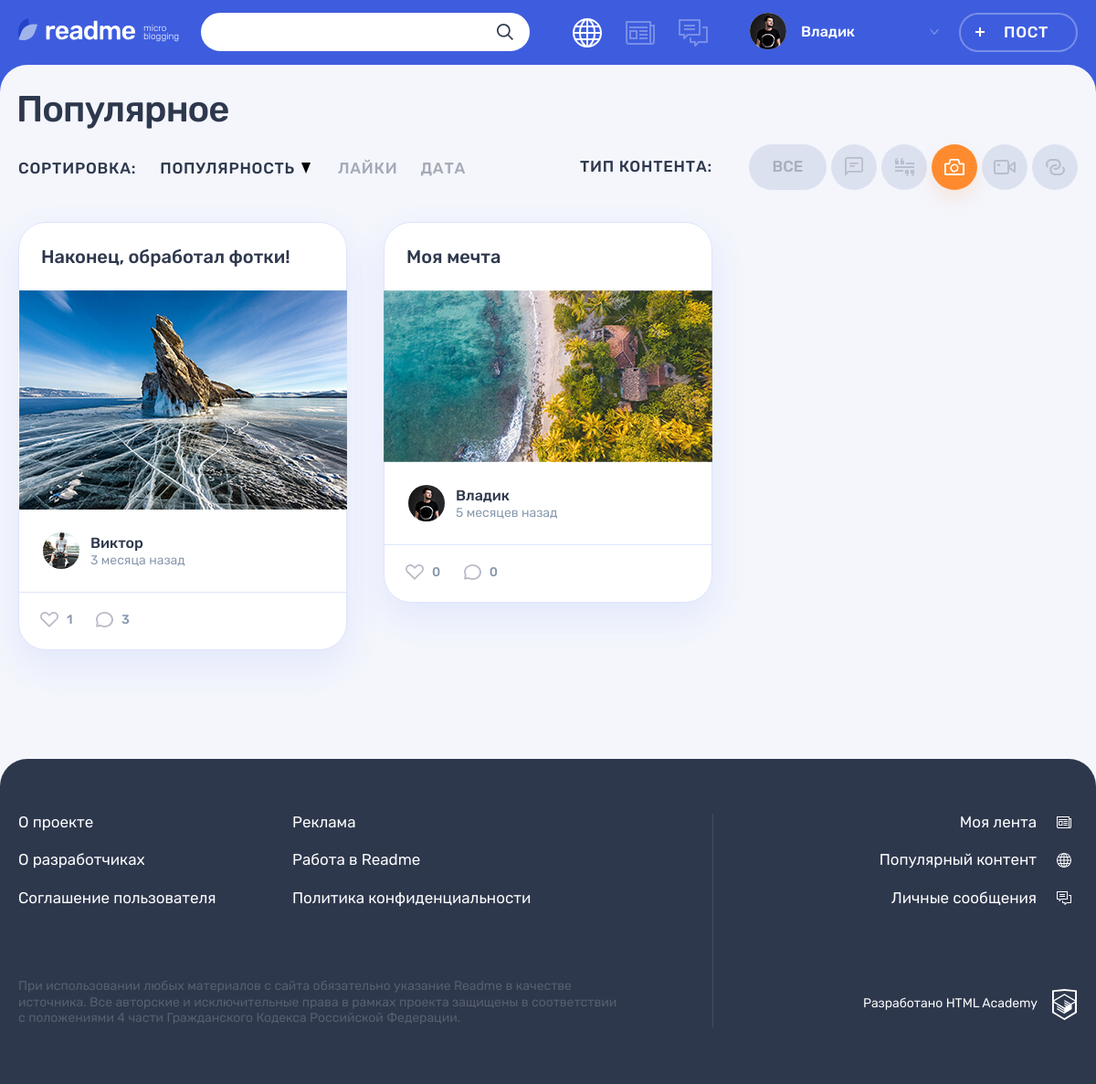
Page /popular.php?sort_by=view_count&type_id=3 (signed in) on the committed database.
### tables this page shows
CREATE TABLE user
(
  id            INT AUTO_INCREMENT PRIMARY KEY,
  user_reg_dt   DATETIME DEFAULT CURRENT_TIMESTAMP,
  user_email    VARCHAR(128) NOT NULL UNIQUE,
  user_name     VARCHAR(64)  NOT NULL COMMENT 'имя пользователя',
  user_password CHAR(255)    NOT NULL,
  user_avatar   VARCHAR(255)
) COMMENT 'таблица зарегистрированных пользователей';

CREATE TABLE post
(
  id                INT AUTO_INCREMENT PRIMARY KEY,
  create_dt         DATETIME DEFAULT CURRENT_TIMESTAMP,
  post_header       VARCHAR(128) COMMENT 'заголовок поста',
  text_content      TEXT,
  quote_origin      VARCHAR(128) COMMENT 'автор/источник цитаты',
  photo_content     VARCHAR(255),
  video_content     VARCHAR(255) COMMENT 'ссылка на видео на YouTube',
  link_text_content VARCHAR(255) COMMENT 'ссылка на сторонний ресурс',
  view_count        INT      DEFAULT 0 COMMENT 'кол-во просмотров',
  user_id           INT,
  is_repost         TINYINT  DEFAULT 0 COMMENT 'является ли репостом',
  origin_post_id    INT COMMENT 'ссылка на оригинальный пост при репосте',
  content_type_id   TINYINT,
  FOREIGN KEY (user_id) REFERENCES user (id),
  FOREIGN KEY (content_type_id) REFERENCES content_type (id),
  INDEX (user_id) COMMENT 'индекс для поиска по пользователям',
  INDEX (content_type_id) COMMENT 'индекс для поиска по типу',
  INDEX (view_count) COMMENT 'индекс для поиска по просмотрам',
  INDEX (is_repost) COMMENT 'индекс для поиска по репостам'
) COMMENT 'таблица постов';

### templates/main.php (the view, shortened to what the rows shown need)
<section class="page__main page__main--popular">
    <div class="container">
        <h1 class="page__title page__title--popular">Популярное</h1>
    </div>
    <div class="popular container">
        <div class="popular__posts">
        <?php if ($posts):
                foreach ($posts as $post):
                      $type_val = $_SESSION['ct_types'][$post['content_type_id']]['type_val']; ?>
            <article class="popular__post post post-<?= $type_val; ?>">
                <header class="post__header">
                    <h2>
                        <a href="post.php?post_id=<?= $post['id']; ?>">
                            <?= $post['post_header']; ?>
                        </a>
                    </h2>
                </header>
                <div class="post__main">
                <?php switch ($type_val):
                        case 'quote': ?>
                        <?php case 'photo': ?>
                <div class="post-photo__image-wrapper">
                    <img src="<?= UPLOAD_PATH . $post['photo_content']; ?>" alt="Фото от пользователя" width="360" height="240">
                </div>
                        <?php break; ?>
                <?php
                endswitch;
                ?>
                </div>
                <footer class="post__footer">
                    <div class="post__author">
                        <a class="post__author-link" href="profile.php?user_id=<?= $post['user_id']; ?>" title="Автор">
                            <div class="post__avatar-wrapper">
                                <?php if ($post['user_avatar']): ?>
                                <img class="post__author-avatar" src="<?= UPLOAD_PATH . $post['user_avatar']; ?>" alt="Аватар пользователя">
                                <?php else: ?>
                                <svg src="img/icon-input-user.svg" width="60" height="60"></svg>
                                <?php endif; ?>
                            </div>
                            <div class="post__info">
                                <b class="post__author-name">
                                    <?= $post['user_name']; ?>
                                </b>
                                <?php $pd = $post['create_dt'];  ?>
                                <time class="post__time" title="<?= get_title_date($pd); ?>" datetime="<?= $pd; ?>"><?= format_date($pd); ?> назад</time>
                            </div>
                        </a>
                    </div>
                    <div class="post__indicators">
                        <div class="post__buttons">
                            <a class="post__indicator post__indicator--likes button" href="like.php?post_id=<?= $post['id']; ?>" title="Лайк">
                                <svg class="post__indicator-icon" width="20" height="17">
                                    <use xlink:href="#icon-heart"></use>
                                </svg>
                                <span><?= $post['like_count']; ?></span>
                            </a>
                            <a class="post__indicator post__indicator--comments button" href="post.php?post_id=<?= $post['id']; ?>" title="Комментарии">
                                <svg class="post__indicator-icon" width="19" height="17">
                                    <use xlink:href="#icon-comment"></use>
                                </svg>
                                <span><?= $post['comment_count']; ?></span>
                            </a>
                        </div>
                    </div>
                </footer>
            </article>
            <?php
                endforeach;
        else: ?>
            <div>
                <p>Записей нет!</p>
            </div>
        <?php endif; ?>
        </div>
    </div>
</section>

### templates/layout.php (shortened to what the rows shown need)
<?php $user = $_SESSION['user'] ?? false;  ?>
<!DOCTYPE html>
<html lang="ru">
<head>
    <link rel="stylesheet" href="css/main.css">
</head>
<body class="page">
<header class="header">
    <div class="header__wrapper container">
<?php if ($user): ?>
        <form class="header__search-form form" action="search.php" method="get">
            <div class="header__search">
                <input class="header__search-input form__input" type="search" name="<?= SEARCH; ?>" value="<?= $search_query ?? ''; ?>">
                <button class="header__search-button button" type="submit">
                    <svg class="header__search-icon" width="18" height="18">
                        <use xlink:href="#icon-search"></use>
                    </svg>
                </button>
            </div>
        </form>
        <div class="header__nav-wrapper">
            <nav class="header__nav">
                <ul class="header__my-nav">
                    <li class="header__my-page header__my-page--popular">
                        <a class="header__page-link <?= $active_page === 'popular' ? 'header__page-link--active' : '' ?>" title="Популярный контент" href="popular.php">
                        </a>
                    </li>
                    <li class="header__my-page header__my-page--feed">
                        <a class="header__page-link <?= $active_page === 'feed' ? 'header__page-link--active' : '' ?>" href="feed.php" title="Моя лента">
                        </a>
                    </li>
                    <li class="header__my-page header__my-page--messages">
                        <a class="header__page-link <?= $active_page === 'messages' ? 'header__page-link--active' : '' ?>" href="messages.php" title="Личные сообщения">
                        </a>
                    </li>
                </ul>
                <ul class="header__user-nav">
                    <li class="header__profile">
                        <a class="header__profile-link" href="profile.php?user_id=<?= $user['id']?>">
                            <div class="header__avatar-wrapper">
    <?php if ($user['user_avatar']) : ?>
                                    <img class="header__profile-avatar" src="<?= UPLOAD_PATH . $user['user_avatar']; ?>" alt="Аватар профиля">
    <?php endif; ?>
                            </div>
                            <div class="header__profile-name">
                                <span>
                                    <?= $user['user_name']; ?>
                                </span>
                                <svg class="header__link-arrow" width="10" height="6">
                                    <use xlink:href="#icon-arrow-right-ad"></use>
                                </svg>
                            </div>
                        </a>
                    </li>
                    <li>
                        <a class="header__post-button button button--transparent" href="add.php">Пост</a>
                    </li>
                </ul>
            </nav>
<?php endif; ?>
        </div>
    </div>
</header>
<?= $main_content; ?>
</body>
</html>

### rows in the picture
user: user_avatar (picture), user_name "Владик"
post: post_header "Наконец, обработал фотки!", photo_content (picture), user.user_avatar (picture), user.user_name "Виктор", create_dt "3 месяца", like_count "1", comment_count "3"
post: post_header "Моя мечта", photo_content (picture), user.user_avatar (picture), user.user_name "Владик", create_dt "5 месяцев", like_count "0", comment_count "0"
